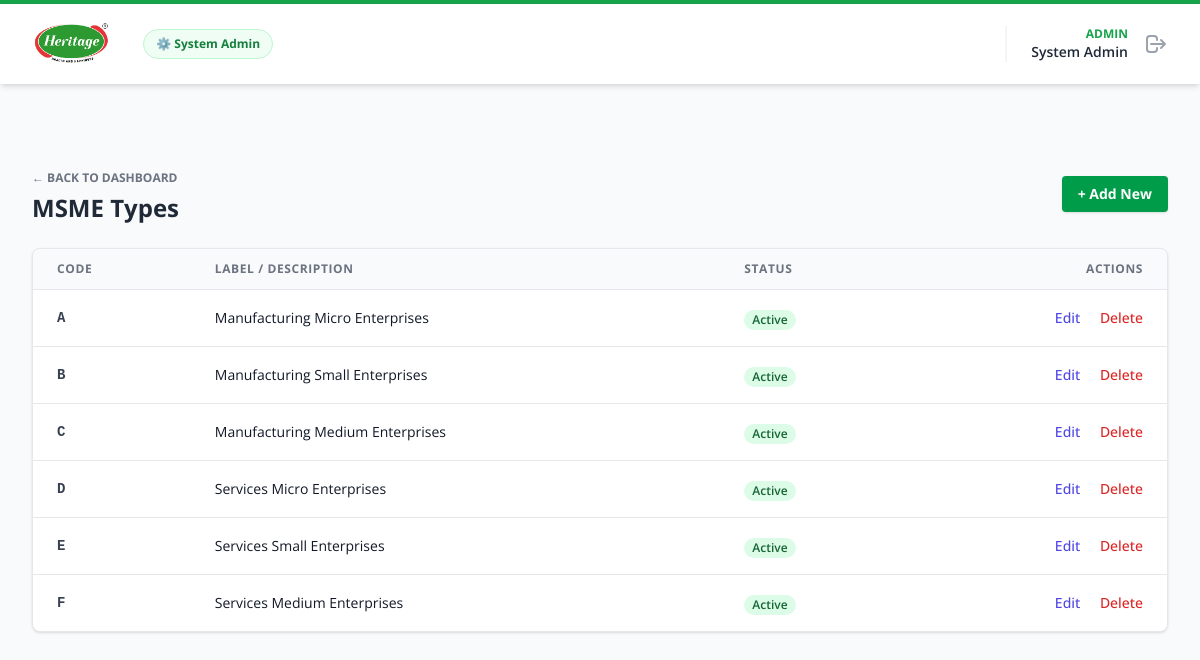
/admin/masters/msme-type (signed in), run on the app's committed database.
### app/models.py (models this page shows, shortened)
class User(UserMixin, db.Model):
    id = db.Column(db.Integer, primary_key=True)
    username = db.Column(db.String(64), unique=False, nullable=False)
    email = db.Column(db.String(120), unique=True, nullable=False)
    password_hash = db.Column(db.String(128))
    role = db.Column(db.String(20), nullable=False)
    department = db.Column(db.String(50))
    assigned_category = db.Column(db.String(50))
    is_active = db.Column(db.Boolean, default=True)

class MasterData(db.Model):
    __tablename__ = 'master_data'
    id = db.Column(db.Integer, primary_key=True)
    category = db.Column(db.String(50), index=True)
    code = db.Column(db.String(100), index=True)
    label = db.Column(db.String(255))
    parent_code = db.Column(db.String(100), index=True, nullable=True)
    is_active = db.Column(db.Boolean, default=True)
    data = db.Column(db.JSON, nullable=True)

### app/blueprints/masters.py (the view)
@masters_bp.route('/<slug>', methods=['GET'])
def list_items(slug):
    if slug not in MASTER_TYPES:
        return "Invalid Master Data Type", 404
    db_category = slug.upper().replace('-', '_')
    items = MasterData.query.filter_by(category=db_category).order_by(MasterData.code).all()
    return render_template('masters/list.html',
                           slug=slug,
                           title=MASTER_TYPES[slug],
                           items=items)

### app/blueprints/masters.py (called while the page is built)
@masters_bp.before_request
@login_required
def require_admin():
    if current_user.role != 'admin':
        flash("Access denied.", "error")
        return redirect(url_for('main.dashboard'))

### app/templates/masters/list.html
{% extends 'base.html' %}
{% block content %}
<div class="max-w-6xl mx-auto mt-8">
    <div class="flex justify-between items-center mb-6">
        <div>
            <a href="{{ url_for('masters.index') }}" class="text-xs font-bold text-gray-500 hover:text-green-600">← BACK TO DASHBOARD</a>
            <h1 class="text-2xl font-bold text-gray-800 mt-1">{{ title }}</h1>
        </div>
        <a href="{{ url_for('masters.save_item', slug=slug) }}" class="bg-heritage text-white px-4 py-2 rounded shadow hover:bg-green-700 text-sm font-bold">
            + Add New
        </a>
    </div>
    <div class="bg-white rounded-lg shadow overflow-hidden border border-gray-200">
        <table class="min-w-full divide-y divide-gray-200">
            <thead class="bg-gray-50">
                <tr>
                    <th class="px-6 py-3 text-left text-xs font-bold text-gray-500 uppercase tracking-wider">Code</th>
                    <th class="px-6 py-3 text-left text-xs font-bold text-gray-500 uppercase tracking-wider">Label / Description</th>
                    <th class="px-6 py-3 text-left text-xs font-bold text-gray-500 uppercase tracking-wider">Status</th>
                    <th class="px-6 py-3 text-right text-xs font-bold text-gray-500 uppercase tracking-wider">Actions</th>
                </tr>
            </thead>
            <tbody class="bg-white divide-y divide-gray-200">
                {% for item in items %}
                <tr class="hover:bg-gray-50">
                    <td class="px-6 py-4 whitespace-nowrap text-sm font-mono font-bold text-gray-700">{{ item.code }}</td>
                    <td class="px-6 py-4 text-sm text-gray-900">{{ item.label }}</td>
                    <td class="px-6 py-4 whitespace-nowrap">
                        <span class="px-2 inline-flex text-xs leading-5 font-semibold rounded-full {{ 'bg-green-100 text-green-800' if item.is_active else 'bg-red-100 text-red-800' }}">
                            {{ 'Active' if item.is_active else 'Inactive' }}
                        </span>
                    </td>
                    <td class="px-6 py-4 whitespace-nowrap text-right text-sm font-medium">
                        <a href="{{ url_for('masters.save_item', slug=slug, id=item.id) }}" class="text-indigo-600 hover:text-indigo-900 mr-4">Edit</a>
                        <form action="{{ url_for('masters.delete_item', id=item.id) }}" method="POST" class="inline" onsubmit="return confirm('Are you sure?');">
                            <button type="submit" class="text-red-600 hover:text-red-900">Delete</button>
                        </form>
                    </td>
                </tr>
                {% else %}
                <tr>
                    <td colspan="4" class="px-6 py-10 text-center text-gray-500">No records found.</td>
                </tr>
                {% endfor %}
            </tbody>
        </table>
    </div>
</div>
{% endblock %}

### app/templates/base.html (shortened to what this page needs)
<!DOCTYPE html>
<html lang="en">
<head>
    <script src="https://cdn.tailwindcss.com"></script>
</head>
<body class="bg-gray-50 text-gray-800">
    <nav class="bg-white shadow-md border-t-4 border-green-600 sticky top-0 z-50">
        <div class="max-w-7xl mx-auto px-4 sm:px-6 lg:px-8">
            <div class="flex justify-between h-20">
                <div class="flex items-center space-x-8">
                    <a href="{{ url_for('main.dashboard') }}" class="flex items-center gap-3">
        <img src="{{ url_for('static', filename='images/logo.png') }}" alt="Heritage Foods Logo" class="h-12 w-auto">
    </a>
                    {% if current_user.is_authenticated and current_user.role == 'admin' %}
                        <a href="{{ url_for('admin.admin_workflow') }}" class="ml-6 px-3 py-1.5 rounded-full text-xs font-bold text-green-700 bg-green-50 border border-green-200 hover:bg-green-100 flex items-center transition">
                            <span>⚙️ System Admin</span>
                        </a>
                    {% endif %}
                </div>
                <div class="flex items-center space-x-6">
                    {% if current_user.is_authenticated %}
                        <div class="flex items-center border-l-2 border-gray-100 pl-6">
                            <div class="text-right mr-4 hidden sm:block">
                                <div class="text-xs text-green-600 font-bold uppercase">{{ current_user.role }}</div>
                                <div class="text-sm font-semibold text-gray-800">{{ current_user.username }}</div>
                            </div>
                            <a href="{{ url_for('auth.logout') }}" class="text-gray-400 hover:text-red-500 transition">
                                <svg xmlns="http://www.w3.org/2000/svg" class="h-6 w-6" fill="none" viewBox="0 0 24 24" stroke="currentColor">
                                    <path stroke-linecap="round" stroke-linejoin="round" stroke-width="2" d="M17 16l4-4m0 0l-4-4m4 4H7m6 4v1a3 3 0 01-3 3H6a3 3 0 01-3-3V7a3 3 0 013-3h4a3 3 0 013 3v1" />
                                </svg>
                            </a>
                        </div>
                    {% endif %}
                </div>
            </div>
        </div>
    </nav>
    <main class="max-w-7xl mx-auto px-4 sm:px-6 lg:px-8 py-6 pb-20">
        {% block content %}{% endblock %}
    </main>
</body>
</html>

### app/templates/base.html (style rules this page uses)
body { font-family: 'Open Sans', sans-serif; }
.bg-heritage { background-color: #009C49; }

### data on the page
User: role "ADMIN", username "System Admin"
MasterData: code "A", label "Manufacturing Micro Enterprises", is_active "Active"
MasterData: code "B", label "Manufacturing Small Enterprises", is_active "Active"
MasterData: code "C", label "Manufacturing Medium Enterprises", is_active "Active"
MasterData: code "D", label "Services Micro Enterprises", is_active "Active"
MasterData: code "E", label "Services Small Enterprises", is_active "Active"
MasterData: code "F", label "Services Medium Enterprises", is_active "Active"

### other printed values
{{ title }} "MSME Types"
